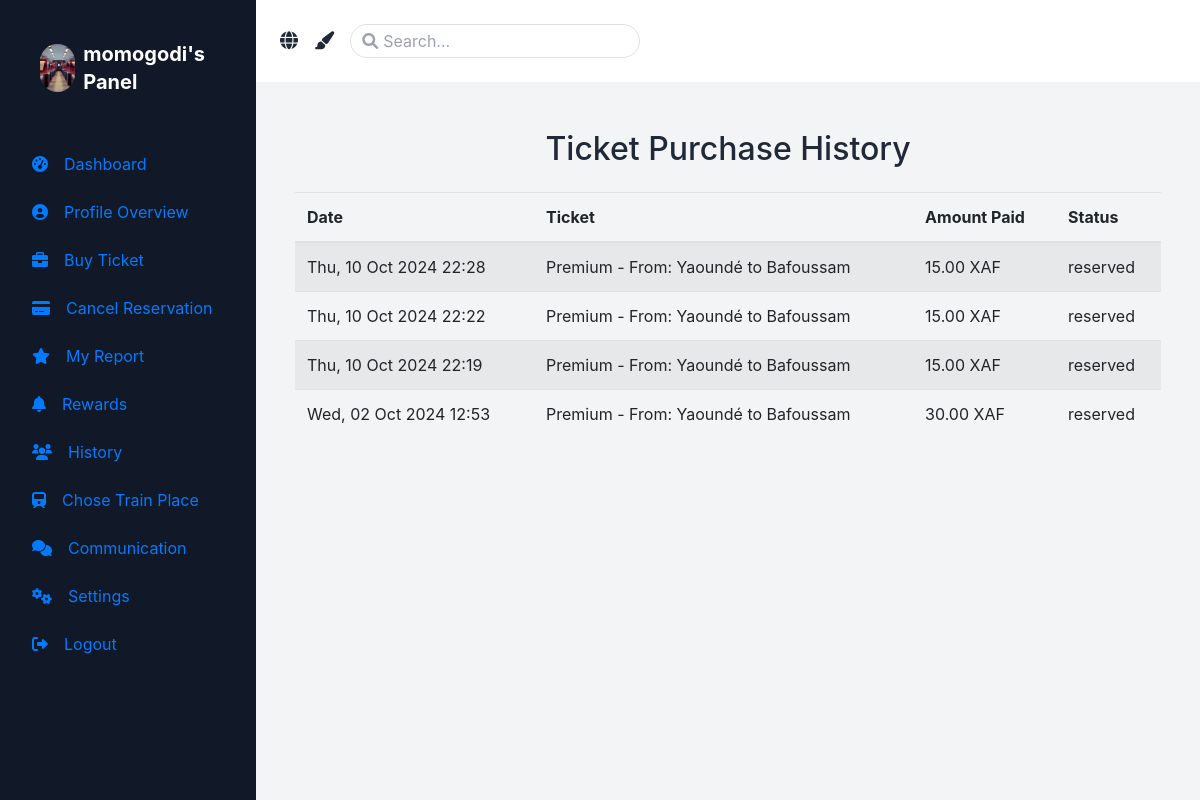
Page /history/ (signed in) on the committed database.
### booking/models.py (models this page shows, shortened)
class CustomUser(AbstractUser):
    ROLE_CHOICES = (
        ('admin', 'Admin'),
        ('employer', 'Employer'),
        ('passenger', 'Passenger'),
        ('maintenance', 'Maintenance'),
    )
    role = models.CharField(max_length=30, choices=ROLE_CHOICES, default='passenger')
    profile_picture = models.ImageField(upload_to='profile_pictures/', blank=True, null=True)
    phone = models.CharField(max_length=15, default='0000000000')  # Provide a default value
    address = models.TextField(null=True, blank=True)  # Temporarily allow null

class TicketBought(models.Model):
    user = models.ForeignKey(CustomUser, on_delete=models.CASCADE)
    ticket = models.ForeignKey(Ticket, on_delete=models.CASCADE)
    amount_paid = models.DecimalField(max_digits=10, decimal_places=2)
    status = models.CharField(max_length=10, choices=[('paid', 'Paid'), ('reserved', 'Reserved')])
    date = models.DateTimeField(auto_now_add=True)
    reserved_places = models.JSONField(default=list)  # New field to track reserved places

class Ticket(models.Model):
    TOWN_CHOICES = [
        ('Yaoundé', 'Yaoundé'),
        ('Bafoussam', 'Bafoussam'),
        ('Ngaoundéré', 'Ngaoundéré'),
        ('Douala', 'Douala'),
        ('Bamenda', 'Bamenda'),
        ('Garoua', 'Garoua'),
    ]
    CLASSIFICATION_CHOICES = [
        ('Standard', 'Standard'),
        ('Premium', 'Premium'),
        ('VIP', 'VIP'),
    ]
    hour = models.TimeField()
    departure = models.CharField(max_length=255, choices=TOWN_CHOICES)
    arrival = models.CharField(max_length=255, choices=TOWN_CHOICES)
    classification = models.CharField(max_length=20, choices=CLASSIFICATION_CHOICES)
    price = models.DecimalField(max_digits=10, decimal_places=2)
    railway_name = models.CharField(max_length=255, default='E-railway Railway')
    title = models.CharField(max_length=100, default='Untitled Ticket')  # Default value

### booking/views.py (the view)
# urls.py: path('history/', views.ticket_history, name='ticket_history'),
def ticket_history(request):
    if request.user.is_authenticated:
        ticket_history = TicketBought.objects.filter(user=request.user).order_by('-date')
    else:
        ticket_history = []
    return render(request, 'panel/passenger/reward/ticket_history.html', {
        'ticket_history': ticket_history,
    })

### booking/templates/panel/passenger/reward/ticket_history.html (shortened to what this page needs)
{% extends "panel/base/base_passenger.html" %}
{% block content %}
<!DOCTYPE html>
<html lang="en">
<head>
    <link rel="stylesheet" href="https://stackpath.bootstrapcdn.com/bootstrap/4.5.2/css/bootstrap.min.css">
</head>
<body>
    <div class="container">
        <h2 class="my-4 text-center">Ticket Purchase History</h2>
        <div class="table-responsive">
            <table class="table table-striped">
                <thead>
                    <tr>
                        <th>Date</th>
                        <th>Ticket</th>
                        <th>Amount Paid</th>
                        <th>Status</th>
                    </tr>
                </thead>
                <tbody>
                    {% for record in ticket_history %}
                    <tr>
                        <td>{{ record.date|date:"D, d M Y H:i" }}</td>
                        <td>{{ record.ticket.classification }} - From: {{ record.ticket.departure }} to {{ record.ticket.arrival }}</td>
                        <td>{{ record.amount_paid }} XAF</td>
                        <td>{{ record.status }}</td>
                    </tr>
                    {% empty %}
                    <tr>
                        <td colspan="4" class="text-center">No purchase history found.</td>
                    </tr>
                    {% endfor %}
                </tbody>
            </table>
        </div>
    </div>
{% endblock %}

### booking/templates/panel/base/base_passenger.html (shortened to what this page needs)
{% load static %}
<!DOCTYPE html>
<html lang="en" class="h-full">
<head>
    <script src="https://cdn.tailwindcss.com"></script>
    <link rel="stylesheet" href="https://cdnjs.cloudflare.com/ajax/libs/font-awesome/6.0.0-beta3/css/all.min.css">
</head>
<body class="bg-gray-100 text-gray-800 dark:bg-darkBg dark:text-darkText h-full">
    <div class="flex h-full">
        <div id="sidebar" class="fixed inset-y-0 left-0 transform -translate-x-full md:relative md:translate-x-0 transition duration-200 ease-in-out">
            <div class="bg-gray-900 text-white w-64 min-h-screen p-4">
                <header class="flex items-center p-3 space-x-2">
                    <img src="{% if user.profile_picture %}{{ user.profile_picture.url }}{% else %}{% static 'image/1.jpeg' %}{% endif %}" alt="{{ user.username }}'s profile picture" class="rounded-full w-12 h-12">
                    <span class="text-xl font-bold">{{ user.username }}'s Panel</span>
                </header>
                <nav class="mt-8">
                    <ul class="space-y-2">
                        <li><a href="{% url 'passenger_panel' %}" class="flex items-center p-2 hover:bg-gray-700 rounded transition duration-150"><i class="fas fa-tachometer-alt mr-3"></i> Dashboard</a></li>
                        <li><a href="{% url 'profile_clients' %}" class="flex items-center p-2 hover:bg-gray-700 rounded transition duration-150"><i class="fas fa-user-circle mr-3"></i> Profile Overview</a></li>
                        <li><a href="{% url 'ticket_selection' %}" class="flex items-center p-2 hover:bg-gray-700 rounded transition duration-150"><i class="fas fa-briefcase mr-3"></i> Buy Ticket</a></li>
                        <li><a href="{% url 'ticket_management' %}" class="flex items-center p-2 hover:bg-gray-700 rounded transition duration-150"><i class="fas fa-credit-card mr-3"></i> Cancel Reservation</a></li>
                        <li><a href="{% url 'my_report' %}" class="flex items-center p-2 hover:bg-gray-700 rounded transition duration-150"><i class="fas fa-star mr-3"></i> My Report</a></li>
                        <li><a href="{% url 'rewards_fidelity' %}" class="flex items-center p-2 hover:bg-gray-700 rounded transition duration-150"><i class="fas fa-bell mr-3"></i> Rewards</a></li>
                        <li><a href="{% url 'ticket_history' %}" class="flex items-center p-2 hover:bg-gray-700 rounded transition duration-150"><i class="fas fa-users mr-3"></i> History</a></li>
                        <li>
                            <a href="{% url 'choose_train_place' %}" class="flex items-center p-2 hover:bg-gray-700 rounded transition duration-150">
                                <i class="fas fa-train mr-3"></i> Chose Train Place
                            </a>
                        </li>
                        <li><a href="{% url 'communication_list' %}" class="flex items-center p-2 hover:bg-gray-700 rounded transition duration-150"><i class="fas fa-comments mr-3"></i> Communication</a></li>
                        <li><a href="{% url 'security_cleints' %}" class="flex items-center p-2 hover:bg-gray-700 rounded transition duration-150"><i class="fas fa-cogs mr-3"></i> Settings</a></li>
                        <li><a href="{% url 'logout' %}" class="flex items-center p-2 hover:bg-gray-700 rounded transition duration-150"><i class="fas fa-sign-out-alt mr-3"></i> Logout</a></li>
                    </ul>
                </nav>
            </div>
        </div>
        <div class="flex-1 flex flex-col overflow-hidden">
            <header class="bg-white dark:bg-darkNav shadow-md p-4 flex justify-between items-center">
                <div class="flex items-center space-x-4">
                    <button onclick="toggleLanguage()" class="text-lg" title="Change Language">
                        <i class="fas fa-globe"></i>
                    </button>
                    <button onclick="toggleTheme()" class="text-lg" title="Change Theme">
                        <i class="fas fa-paint-brush"></i>
                    </button>
                    <div class="relative">
                        <input type="text" placeholder="Search..." class="pl-8 pr-2 py-1 rounded-full border dark:border-gray-600 dark:bg-darkInput dark:text-white focus:outline-none focus:ring-2 focus:ring-blue-300">
                        <i class="fas fa-search absolute left-3 top-1/2 transform -translate-y-1/2 text-gray-400"></i>
                    </div>
                </div>
            </header>
            <main class="flex-1 overflow-x-hidden overflow-y-auto bg-gray-100 dark:bg-darkBg p-6">
                <div class="animate-fade-in">
                    {% block content %}{% endblock %}
                </div>
            </main>
        </div>
    </div>
</body>
</html>

### booking/templates/panel/passenger/reward/ticket_history.html (style rules this page uses)
body { background-color: #f8f9fa; }
.table-responsive { margin-top: 20px; }

### rows in the picture
CustomUser: username "momogodi"
TicketBought: date "Thu, 10 Oct 2024 22:28", ticket.classification "Premium", ticket.departure "Yaoundé", ticket.arrival "Bafoussam", amount_paid "15.00", status "reserved"
TicketBought: date "Thu, 10 Oct 2024 22:22", ticket.classification "Premium", ticket.departure "Yaoundé", ticket.arrival "Bafoussam", amount_paid "15.00", status "reserved"
TicketBought: date "Thu, 10 Oct 2024 22:19", ticket.classification "Premium", ticket.departure "Yaoundé", ticket.arrival "Bafoussam", amount_paid "15.00", status "reserved"
TicketBought: date "Wed, 02 Oct 2024 12:53", ticket.classification "Premium", ticket.departure "Yaoundé", ticket.arrival "Bafoussam", amount_paid "30.00", status "reserved"
